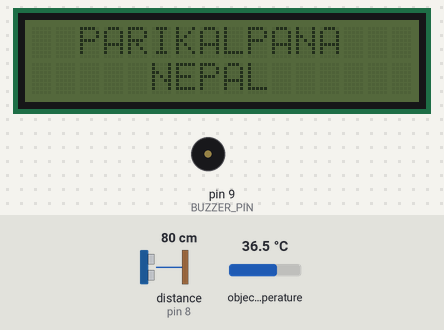
Simulated run of this sketch. Board: Arduino Uno, built with avr-gcc and run on an emulated ATmega328P. Shown: 16×2 character LCD, buzzer (waves = sounding). Wiring (inferred from the names in the program): ultrasonic range finder: trigger pin 7; echo pin 8. The inputs (shaded band) are chosen by the test bench; at power-on: distance to the obstacle (sensor on pin 8) 80 cm, object temperature 36.5 °C. The echo pulse lasts 58.3 µs per cm; what the sketch prints to the serial monitor is not drawn.

Above: at 3.2 s.
3.3 s: distance to the obstacle (sensor on pin 8) set to 13 cm
4.8 s: distance to the obstacle (sensor on pin 8) set to 10 cm
At 5.29 s:
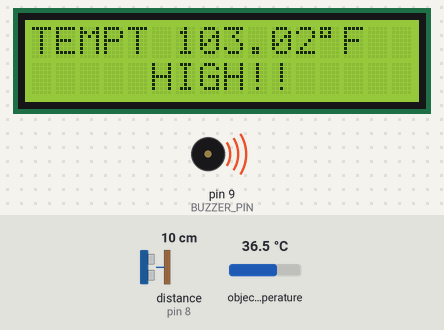
7.0 s: distance to the obstacle (sensor on pin 8) set to 2 cm
At 8.5 s:
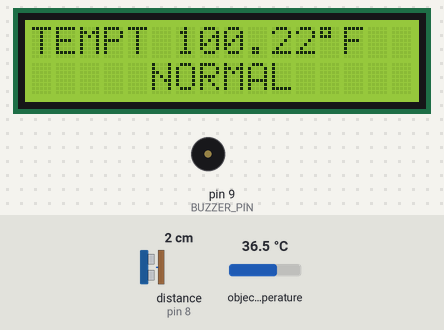
10.1 s: object temperature set to 20 °C
At 10.65 s:
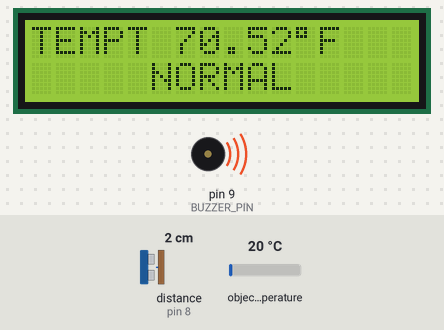
12.2 s: object temperature set to 39 °C
At 12.55 s:
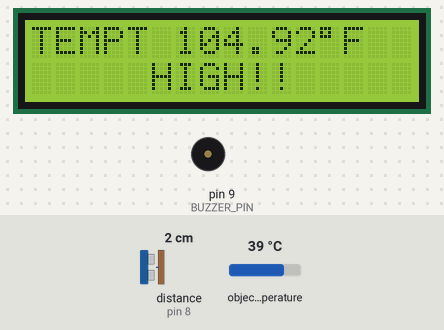
13.9 s: object temperature set to 26 °C
At 15.7 s:
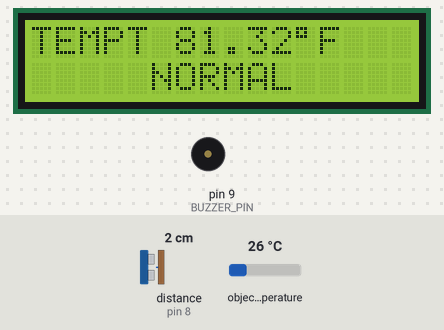
Timing chart, 0 to 17.4 s (numbered marks = the images above; inputs shaded):
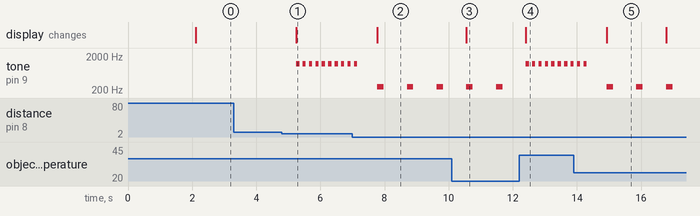

Measured:
- the behaviour switches between 12 and 11 cm on distance to the obstacle (sensor on pin 8) (found by bisection; images 0 and 1)
- after the input at 3.3 s, every drawn part: stays the same
- after the input at 4.8 s, tone on pin 9 (BUZZER_PIN): alternates 1200 Hz for 0.10 s and silent for 0.10 s, starting after 0.45 s; the display: changes after 0.45 s (image 1)
- after the input at 7.0 s, the display: changes after 0.78 s (image 2)
- after the input at 10.1 s, the display: changes after 0.45 s (image 3)
- after the input at 12.2 s, tone on pin 9 (BUZZER_PIN): alternates 1200 Hz for 0.10 s and silent for 0.10 s, starting after 0.20 s; the display: changes after 0.20 s (image 4)
- after the input at 13.9 s, the display: changes after 1.0 s (image 5)

The sketch:

infrared_thermometer_i2c_lcd.ino
```cpp
/************************
  Infrared Thermometer
 ************************
  Developed by:
  PARIKALPANA NEPAL
  Damak, Nepal
  (c)2020
 ************************
*/

//----include necessary libraries--------

//IR sensor library
#include <Adafruit_MLX90614.h>

//I2C library
#include <Wire.h>

//LCD I2C module library
#include <LiquidCrystal_I2C.h>

//----------------------------------------

//----------define constants---------------
#define MIN_DISTANCE 1     //minimum distance from person (in cm)
#define MAX_DISTANCE 10    //maximum distance from person (in cm)
#define THRESHOLD_TEMP 101 //threshold temperature(in deg F) for warning alert
#define ECHO_PIN 8
#define TRIG_PIN 7
#define BUZZER_PIN 9
//-----------------------------------------

//----------initialize objects-------------

Adafruit_MLX90614 ir_sensor = Adafruit_MLX90614();      // initialize ir sensor object
LiquidCrystal_I2C lcd = LiquidCrystal_I2C(0x3F, 16, 2); // LCD connected on I2C

//-----------------------------------------

int prevDistance = 0; // store previous distance to check if an object is still within range

//setup
void setup()
{
  //set buzzer pin
  pinMode(BUZZER_PIN, OUTPUT);

  //set ultrasonic pins
  pinMode(TRIG_PIN, OUTPUT);
  pinMode(ECHO_PIN, INPUT);

  //setup ir sensor
  ir_sensor.begin();

  // Initiate the LCD
  lcd.init();
  lcd.backlight();

  //display startup message
  lcd.setCursor(2, 0);
  lcd.print("PARIKALPANA");
  lcd.setCursor(5, 1);
  lcd.print("NEPAL");

  delay(2000);//hold screen to show startup message for a while
  Serial.begin(9600);
}

//code that run in loop
void loop()
{
  int distance = getDistance();
  if (distance >= MIN_DISTANCE && distance <= MAX_DISTANCE)
  {
    float temp = getTempAtDistance(distance); // get current calculated temperature
    lcd.backlight();                          //turn on lcd backlight
    lcd.clear();                              //clear display
    Serial.print(distance);
    Serial.print(',');
    Serial.println(temp);

    //display temperature
    lcd.setCursor(0, 0);
    lcd.print("TEMPT ");
    lcd.print(temp);
    lcd.print((char)223);
    lcd.print("F");

    if (temp >= THRESHOLD_TEMP)
    {
      //display warning text
      lcd.setCursor(5, 1);
      lcd.print("HIGH!!");
      warningTone(); //play warning tone
    }
    else
    {
      //display normal text
      lcd.setCursor(5, 1);
      lcd.print("NORMAL");
      normalTone(); //play normal tone
    }
    prevDistance = distance; //reset previous distance
  }
  else
  {
    if (prevDistance >= MIN_DISTANCE && prevDistance <= MAX_DISTANCE)
    {
      //wait to hold displayed temperature
      delay(5000);
    }
    lcd.noBacklight(); //turn off lcd backlight
    lcd.clear();       //clear display

    //display idle text
    lcd.setCursor(2, 0);
    lcd.print("PARIKALPANA");
    lcd.setCursor(5, 1);
    lcd.print("NEPAL");

    prevDistance = 0;
  }
  //delay before looping
  delay(500);
}

///play normal tone
void normalTone()
{
  tone(BUZZER_PIN, 250); // Send sound signal...
  delay(200);
  noTone(BUZZER_PIN); // Stop sound...
  delay(200);
}

//play warning tone
void warningTone()
{
  //play warning tone in a loop
  for (int i = 0; i <= 9; i++)
  {
    tone(BUZZER_PIN, 1200); // Send sound signal...
    delay(100);
    noTone(BUZZER_PIN); // Stop sound...
    delay(100);
  }
}

//get temperature with calculated offset at given distance
float getTempAtDistance(int distance)
{
  float offset;
  switch (distance)
  {
    case 1:
      offset = 2.5;
      break;
    case 2:
      offset = 2.7;
      break;
    case 3:
      offset = 3.1;
      break;
    case 4:
      offset = 3.3;
      break;
    case 5:
      offset = 4.1;
      break;
    case 6:
      offset = 4.4;
      break;
    case 7:
      offset = 5.0;
      break;
    case 8:
      offset = 5.2;
      break;
    case 9:
      offset = 5.3;
      break;
    case 10:
      offset = 5.5;
      break;
    default:
      offset = 0.0;
  }

  return ir_sensor.readObjectTempF() + offset;
}

//get distance in centimetres
float getDistance()
{
  digitalWrite(TRIG_PIN, LOW); //clears the trigger pin
  delayMicroseconds(2);

  digitalWrite(TRIG_PIN, HIGH); //sets the trigger pin on HIGH state for 10 micro seconds
  delayMicroseconds(10);
  digitalWrite(TRIG_PIN, LOW);

  float duration = pulseIn(ECHO_PIN, HIGH); //reads the echo pin, returns the sound wave travel time in microseconds
  return duration * 0.034 / 2;              //calculate and return distance in centimetres
}
```
